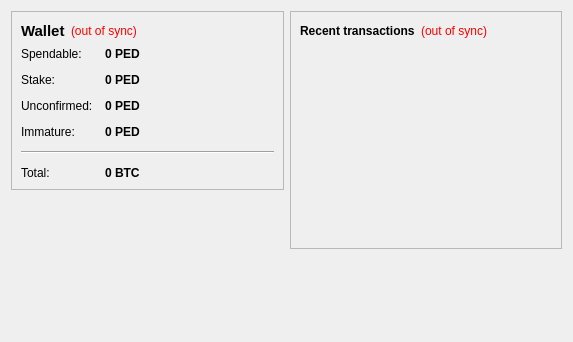
<?xml version="1.0" encoding="UTF-8"?>
<ui version="4.0">
 <class>OverviewPage</class>
 <widget class="QWidget" name="OverviewPage">
  <property name="geometry">
   <rect>
    <x>0</x>
    <y>0</y>
    <width>573</width>
    <height>342</height>
   </rect>
  </property>
  <property name="windowTitle">
   <string>Form</string>
  </property>
  <layout class="QHBoxLayout" name="horizontalLayout" stretch="1,1">
   <item>
    <layout class="QVBoxLayout" name="verticalLayout_2">
     <item>
      <widget class="QFrame" name="frame">
       <property name="frameShape">
        <enum>QFrame::StyledPanel</enum>
       </property>
       <property name="frameShadow">
        <enum>QFrame::Raised</enum>
       </property>
       <layout class="QVBoxLayout" name="verticalLayout_4">
        <item>
         <layout class="QHBoxLayout" name="horizontalLayout_4">
          <item>
           <widget class="QLabel" name="label_5">
            <property name="font">
             <font>
              <pointsize>11</pointsize>
              <weight>75</weight>
              <bold>true</bold>
             </font>
            </property>
            <property name="text">
             <string>Wallet</string>
            </property>
           </widget>
          </item>
          <item>
           <widget class="QLabel" name="labelWalletStatus">
            <property name="toolTip">
             <string>The displayed information may be out of date. Your wallet automatically synchronizes with the PedCoin network after a connection is established, but this process has not completed yet.</string>
            </property>
            <property name="styleSheet">
             <string notr="true">QLabel { color: red; }</string>
            </property>
            <property name="text">
             <string notr="true">(out of sync)</string>
            </property>
            <property name="alignment">
             <set>Qt::AlignLeading|Qt::AlignLeft|Qt::AlignVCenter</set>
            </property>
           </widget>
          </item>
          <item>
           <spacer name="horizontalSpacer_2">
            <property name="orientation">
             <enum>Qt::Horizontal</enum>
            </property>
            <property name="sizeHint" stdset="0">
             <size>
              <width>40</width>
              <height>20</height>
             </size>
            </property>
           </spacer>
          </item>
         </layout>
        </item>
        <item>
         <layout class="QFormLayout" name="formLayout_2">
          <property name="fieldGrowthPolicy">
           <enum>QFormLayout::AllNonFixedFieldsGrow</enum>
          </property>
          <property name="horizontalSpacing">
           <number>12</number>
          </property>
          <property name="verticalSpacing">
           <number>12</number>
          </property>
          <item row="0" column="0">
           <widget class="QLabel" name="label">
            <property name="text">
             <string>Spendable:</string>
            </property>
           </widget>
          </item>
          <item row="0" column="1">
           <widget class="QLabel" name="labelBalance">
            <property name="font">
             <font>
              <weight>75</weight>
              <bold>true</bold>
             </font>
            </property>
            <property name="cursor">
             <cursorShape>IBeamCursor</cursorShape>
            </property>
            <property name="toolTip">
             <string>Your current spendable balance</string>
            </property>
            <property name="text">
             <string notr="true">0 PED</string>
            </property>
            <property name="textInteractionFlags">
             <set>Qt::LinksAccessibleByMouse|Qt::TextSelectableByKeyboard|Qt::TextSelectableByMouse</set>
            </property>
           </widget>
          </item>
          <item row="1" column="0">
           <widget class="QLabel" name="label_6">
            <property name="text">
             <string>Stake:</string>
            </property>
           </widget>
          </item>
          <item row="1" column="1">
           <widget class="QLabel" name="labelStake">
            <property name="font">
             <font>
              <weight>75</weight>
              <bold>true</bold>
             </font>
            </property>
            <property name="cursor">
             <cursorShape>IBeamCursor</cursorShape>
            </property>
            <property name="toolTip">
             <string>Total of coins that was staked, and do not yet count toward the current balance</string>
            </property>
            <property name="text">
             <string notr="true">0 PED</string>
            </property>
            <property name="textInteractionFlags">
             <set>Qt::LinksAccessibleByMouse|Qt::TextSelectableByKeyboard|Qt::TextSelectableByMouse</set>
            </property>
           </widget>
          </item>
          <item row="2" column="0">
           <widget class="QLabel" name="label_3">
            <property name="text">
             <string>Unconfirmed:</string>
            </property>
           </widget>
          </item>
          <item row="2" column="1">
           <widget class="QLabel" name="labelUnconfirmed">
            <property name="font">
             <font>
              <weight>75</weight>
              <bold>true</bold>
             </font>
            </property>
            <property name="cursor">
             <cursorShape>IBeamCursor</cursorShape>
            </property>
            <property name="toolTip">
             <string>Total of transactions that have yet to be confirmed, and do not yet count toward the current balance</string>
            </property>
            <property name="text">
             <string notr="true">0 PED</string>
            </property>
            <property name="textInteractionFlags">
             <set>Qt::LinksAccessibleByMouse|Qt::TextSelectableByKeyboard|Qt::TextSelectableByMouse</set>
            </property>
           </widget>
          </item>
          <item row="3" column="0">
           <widget class="QLabel" name="labelImmatureText">
            <property name="text">
             <string>Immature:</string>
            </property>
           </widget>
          </item>
          <item row="3" column="1">
           <widget class="QLabel" name="labelImmature">
            <property name="font">
             <font>
              <weight>75</weight>
              <bold>true</bold>
             </font>
            </property>
            <property name="toolTip">
             <string>Mined balance that has not yet matured</string>
            </property>
            <property name="text">
             <string notr="true">0 PED</string>
            </property>
            <property name="textInteractionFlags">
             <set>Qt::LinksAccessibleByMouse|Qt::TextSelectableByKeyboard|Qt::TextSelectableByMouse</set>
            </property>
           </widget>
          </item>
          <item row="4" column="0" colspan="2">
           <widget class="Line" name="line">
            <property name="orientation">
             <enum>Qt::Horizontal</enum>
            </property>
           </widget>
          </item>
          <item row="5" column="0">
           <widget class="QLabel" name="labelTotalText">
            <property name="text">
             <string>Total:</string>
            </property>
           </widget>
          </item>
          <item row="5" column="1">
           <widget class="QLabel" name="labelTotal">
            <property name="font">
             <font>
              <weight>75</weight>
              <bold>true</bold>
             </font>
            </property>
            <property name="cursor">
             <cursorShape>IBeamCursor</cursorShape>
            </property>
            <property name="toolTip">
             <string>Your current total balance</string>
            </property>
            <property name="text">
             <string notr="true">0 BTC</string>
            </property>
            <property name="textInteractionFlags">
             <set>Qt::LinksAccessibleByMouse|Qt::TextSelectableByKeyboard|Qt::TextSelectableByMouse</set>
            </property>
           </widget>
          </item>
         </layout>
        </item>
       </layout>
      </widget>
     </item>
     <item>
      <spacer name="verticalSpacer">
       <property name="orientation">
        <enum>Qt::Vertical</enum>
       </property>
       <property name="sizeHint" stdset="0">
        <size>
         <width>20</width>
         <height>40</height>
        </size>
       </property>
      </spacer>
     </item>
    </layout>
   </item>
   <item>
    <layout class="QVBoxLayout" name="verticalLayout_3">
     <item>
      <widget class="QFrame" name="frame_2">
       <property name="frameShape">
        <enum>QFrame::StyledPanel</enum>
       </property>
       <property name="frameShadow">
        <enum>QFrame::Raised</enum>
       </property>
       <layout class="QVBoxLayout" name="verticalLayout">
        <item>
         <layout class="QHBoxLayout" name="horizontalLayout_2">
          <item>
           <widget class="QLabel" name="label_4">
            <property name="text">
             <string>&lt;b&gt;Recent transactions&lt;/b&gt;</string>
            </property>
           </widget>
          </item>
          <item>
           <widget class="QLabel" name="labelTransactionsStatus">
            <property name="toolTip">
             <string>The displayed information may be out of date. Your wallet automatically synchronizes with the PedCoin network after a connection is established, but this process has not completed yet.</string>
            </property>
            <property name="styleSheet">
             <string notr="true">QLabel { color: red; }</string>
            </property>
            <property name="text">
             <string notr="true">(out of sync)</string>
            </property>
            <property name="alignment">
             <set>Qt::AlignRight|Qt::AlignTrailing|Qt::AlignVCenter</set>
            </property>
           </widget>
          </item>
          <item>
           <spacer name="horizontalSpacer">
            <property name="orientation">
             <enum>Qt::Horizontal</enum>
            </property>
            <property name="sizeHint" stdset="0">
             <size>
              <width>40</width>
              <height>20</height>
             </size>
            </property>
           </spacer>
          </item>
         </layout>
        </item>
        <item>
         <widget class="QListView" name="listTransactions">
          <property name="styleSheet">
           <string notr="true">QListView { background: transparent; }</string>
          </property>
          <property name="frameShape">
           <enum>QFrame::NoFrame</enum>
          </property>
          <property name="verticalScrollBarPolicy">
           <enum>Qt::ScrollBarAlwaysOff</enum>
          </property>
          <property name="horizontalScrollBarPolicy">
           <enum>Qt::ScrollBarAlwaysOff</enum>
          </property>
          <property name="selectionMode">
           <enum>QAbstractItemView::NoSelection</enum>
          </property>
         </widget>
        </item>
       </layout>
      </widget>
     </item>
     <item>
      <spacer name="verticalSpacer_2">
       <property name="orientation">
        <enum>Qt::Vertical</enum>
       </property>
       <property name="sizeHint" stdset="0">
        <size>
         <width>20</width>
         <height>40</height>
        </size>
       </property>
      </spacer>
     </item>
    </layout>
   </item>
  </layout>
 </widget>
 <resources/>
 <connections/>
</ui>
